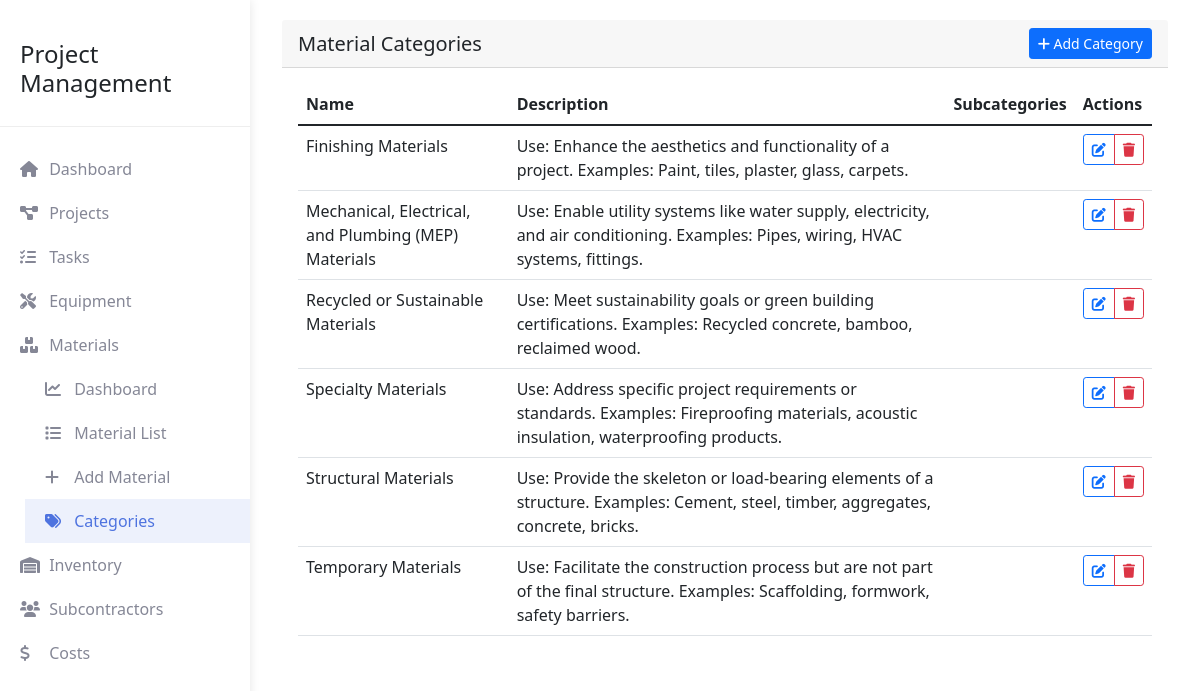
/materials/categories/ (signed in), run on the app's committed database.
### myapp/models.py (models this page shows, shortened)
class MaterialCategory(models.Model):
    name = models.CharField(max_length=100)
    description = models.TextField(blank=True)
    parent = models.ForeignKey('self', on_delete=models.CASCADE, null=True, blank=True, related_name='subcategories')
    created_at = models.DateTimeField(default=timezone.now)
    updated_at = models.DateTimeField(auto_now=True)
    class Meta:
        verbose_name_plural = "Material Categories"
        ordering = ['name']

### myapp/views.py (the view)
# urls.py: path('materials/categories/', views.category_list, name='category_list'),
@login_required
def category_list(request):
    categories = MaterialCategory.objects.all()
    return render(request, 'myapp/materials/category_list.html', {'categories': categories})

### myapp/templates/myapp/materials/category_list.html (shortened to what this page needs)
{% extends 'myapp/base.html' %}
{% block content %}
<div class="container-fluid">
    <div class="modern-card">
        <div class="card-header d-flex justify-content-between align-items-center">
            <h5 class="mb-0">Material Categories</h5>
            <a href="{% url 'category_create' %}" class="btn btn-primary btn-sm">
                <i class="fas fa-plus"></i> Add Category
            </a>
        </div>
        <div class="card-body">
            <div class="table-responsive">
                <table class="table table-hover">
                    <thead>
                        <tr>
                            <th>Name</th>
                            <th>Description</th>
                            <th>Subcategories</th>
                            <th>Actions</th>
                        </tr>
                    </thead>
                    <tbody>
                        {% for category in categories %}
                        <tr>
                            <td>{{ category.name }}</td>
                            <td>{{ category.description|truncatewords:20 }}</td>
                            <td>
                            </td>
                            <td>
                                <div class="btn-group">
                                    <a href="{% url 'category_edit' category.pk %}" class="btn btn-sm btn-outline-primary">
                                        <i class="fas fa-edit"></i>
                                    </a>
                                    <a href="{% url 'category_delete' category.pk %}" class="btn btn-sm btn-outline-danger">
                                        <i class="fas fa-trash"></i>
                                    </a>
                                </div>
                            </td>
                        </tr>
                        {% empty %}
                        <tr>
                            <td colspan="4" class="text-center">No categories found.</td>
                        </tr>
                        {% endfor %}
                    </tbody>
                </table>
            </div>
        </div>
    </div>
</div>
{% endblock %}

### myapp/templates/myapp/base.html (shortened to what this page needs)
<!DOCTYPE html>
<html lang="en">
<head>
    <link href="https://cdn.jsdelivr.net/npm/bootstrap@5.1.3/dist/css/bootstrap.min.css" rel="stylesheet">
    <link href="https://cdnjs.cloudflare.com/ajax/libs/font-awesome/6.0.0/css/all.min.css" rel="stylesheet">
</head>
<body>
    <div class="wrapper">
        <nav id="sidebar">
            <div class="logo-section">
                <h4>Project Management</h4>
            </div>
            <ul class="nav flex-column">
                <li class="nav-item">
                    <a class="nav-link" href="{% url 'myapp:home' %}">
                        <i class="fas fa-home"></i> Dashboard
                    </a>
                </li>
                <li class="nav-item">
                    <a class="nav-link" data-bs-toggle="collapse" href="#projectsSubmenu">
                        <i class="fas fa-project-diagram"></i> Projects
                    </a>
                </li>
                <li class="nav-item">
                    <a class="nav-link" data-bs-toggle="collapse" href="#tasksSubmenu">
                        <i class="fas fa-tasks"></i> Tasks
                    </a>
                </li>
                <li class="nav-item">
                    <a class="nav-link" data-bs-toggle="collapse" href="#equipmentSubmenu">
                        <i class="fas fa-tools"></i> Equipment
                    </a>
                </li>
                <li class="nav-item">
                    <a class="nav-link" data-bs-toggle="collapse" href="#materialsSubmenu">
                        <i class="fas fa-boxes"></i> Materials
                    </a>
                    <div class="collapse submenu" id="materialsSubmenu">
                        <a class="nav-link" href="{% url 'myapp:material_dashboard' %}">
                            <i class="fas fa-chart-line"></i> Dashboard
                        </a>
                        <a class="nav-link" href="{% url 'myapp:material_list' %}">
                            <i class="fas fa-list"></i> Material List
                        </a>
                        <a class="nav-link" href="{% url 'myapp:material_create' %}">
                            <i class="fas fa-plus"></i> Add Material
                        </a>
                        <a class="nav-link" href="{% url 'myapp:category_list' %}">
                            <i class="fas fa-tags"></i> Categories
                        </a>
                    </div>
                </li>
                <li class="nav-item">
                    <a class="nav-link" data-bs-toggle="collapse" href="#inventorySubmenu">
                        <i class="fas fa-warehouse"></i> Inventory
                    </a>
                </li>
                <li class="nav-item">
                    <a class="nav-link" data-bs-toggle="collapse" href="#subcontractorsSubmenu">
                        <i class="fas fa-users"></i> Subcontractors
                    </a>
                </li>
                <li class="nav-item">
                    <a class="nav-link" data-bs-toggle="collapse" href="#costsSubmenu">
                        <i class="fas fa-dollar-sign"></i> Costs
                    </a>
                </li>
            </ul>
        </nav>
        <div id="content">
            {% block content %}{% endblock %}
        </div>
    </div>
</body>
</html>

### myapp/templates/myapp/base.html (style rules this page uses)
:root { --sidebar-width: 250px; --primary-color: #4e73df; --secondary-color: #858796; --success-color: #1cc88a; }
.wrapper { display: flex; width: 100%; }
#sidebar { width: var(--sidebar-width); position: fixed; top: 0; left: 0; height: 100vh; background: #fff; box-shadow: 0 0 10px rgba(0,0,0,0.1); padding: 20px 0; overflow-y: auto; }
#content { width: calc(100% - var(--sidebar-width)); margin-left: var(--sidebar-width); padding: 20px; }
.nav-link { color: var(--secondary-color); padding: 10px 20px; transition: all 0.3s; }
.nav-link:hover, .nav-link.active { color: var(--primary-color); background: rgba(78,115,223,0.1); }
.nav-link i { width: 25px; }
.submenu { padding-left: 25px; }
.logo-section { padding: 20px; border-bottom: 1px solid #eee; margin-bottom: 20px; }

### data on the page
MaterialCategory: name "Finishing Materials", description "Use: Enhance the aesthetics and functionality of a project. Examples: Paint, tiles, plaster, glass, carpets."
MaterialCategory: name "Mechanical, Electrical, and Plumbing (MEP) Materials", description "Use: Enable utility systems like water supply, electricity, and air conditioning. Examples: Pipes, wiring, HVAC systems, fittings."
MaterialCategory: name "Recycled or Sustainable Materials", description "Use: Meet sustainability goals or green building certifications. Examples: Recycled concrete, bamboo, reclaimed wood."
MaterialCategory: name "Specialty Materials", description "Use: Address specific project requirements or standards. Examples: Fireproofing materials, acoustic insulation, waterproofing products."
MaterialCategory: name "Structural Materials", description "Use: Provide the skeleton or load-bearing elements of a structure. Examples: Cement, steel, timber, aggregates, concrete, bricks."
MaterialCategory: name "Temporary Materials", description "Use: Facilitate the construction process but are not part of the final structure. Examples: Scaffolding, formwork, safety barriers."
